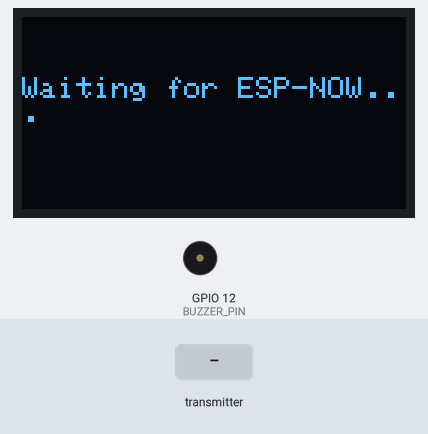
This sketch was run on a simulated ESP32. On the bench: 128×64 one-colour display, buzzer (waves = sounding, pin HIGH). The inputs (shaded band) are chosen by the test bench. What the sketch prints to the serial monitor is not drawn.

Above: at 1.2 s.
1.3 s: the transmitter starts sending motionTriggered = 1
At 2.1 s:
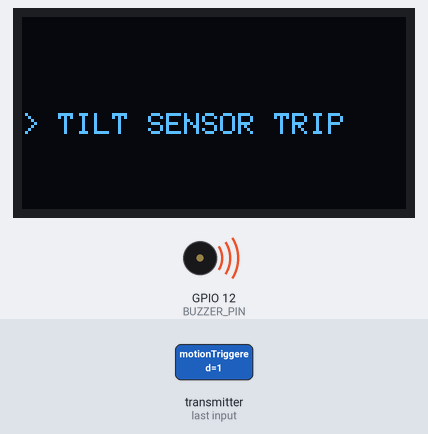
2.8 s: the transmitter starts sending soundTriggered = 1
At 3.2 s:
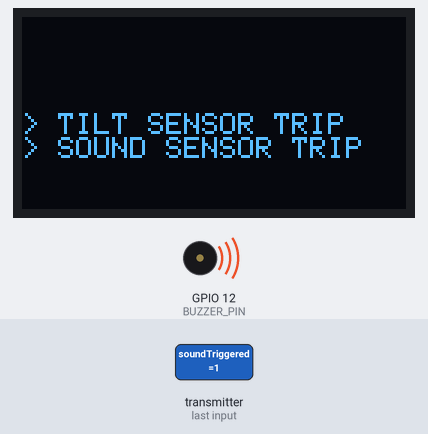
4.3 s: the transmitter starts sending motionTriggered = 0
At 5.5 s:
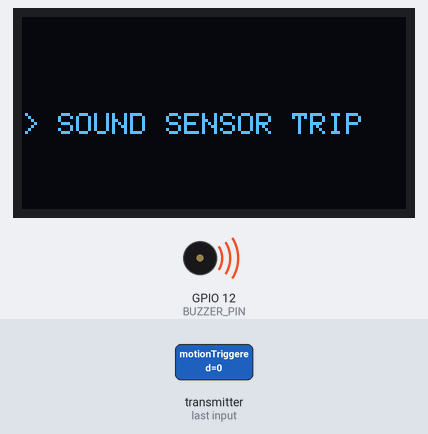
5.8 s: the transmitter starts sending soundTriggered = 0
At 6.7 s:
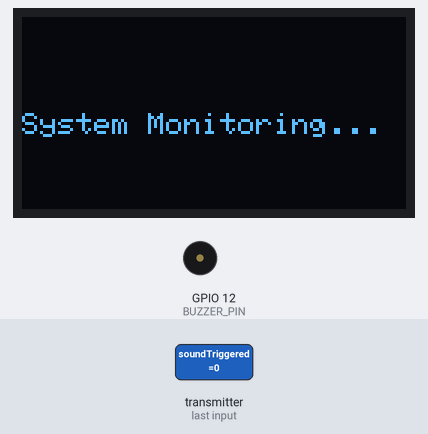
Timing chart, 0 to 8.3 s (numbered marks = the images above; inputs shaded):
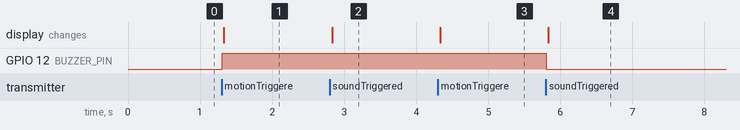

Measured:
- after the input at 1.3 s, GPIO 12 (BUZZER_PIN): LOW → HIGH at once; the display: changes at once (image 1)
- after the input at 2.8 s, the display: changes at once (image 2)
- after the input at 4.3 s, the display: changes at once (image 3)
- after the input at 5.8 s, GPIO 12 (BUZZER_PIN): HIGH → LOW at once; the display: changes at once (image 4)

The sketch:

WORKING_MAC_OUTPUT_EXCEPT_CAMERA.ino
```cpp
#include <esp_now.h>
#include <WiFi.h>
#include <esp_wifi.h>
#include <Wire.h>
#include <Adafruit_GFX.h>
#include <Adafruit_SSD1306.h>

#define BUZZER_PIN 12

//-------Configuration (I2C) ---
#define SCREEN_WIDTH 128
#define SCREEN_HEIGHT 64
#define OLED_RESET    -1
Adafruit_SSD1306 display(SCREEN_WIDTH, SCREEN_HEIGHT, &Wire, OLED_RESET);

// FIXED: Struct updated to exactly match the Transmitter side
typedef struct struct_message {
    bool motionTriggered;
    bool soundTriggered;
    bool isTriggered;
} struct_message;

struct_message incomingData;

void OnDataRecv(const esp_now_recv_info *info, const uint8_t *incomingDataPtr, int len) {
  memcpy(&incomingData, incomingDataPtr, sizeof(incomingData));

  Serial.println("\n--- ALERT RECEIVED FROM CAM ---");

  display.clearDisplay();
  display.setTextSize(2);
  display.setTextColor(SSD1306_WHITE);
  display.setCursor(10, 0);

  display.setTextSize(1);
  display.setCursor(0, 32);

  if (incomingData.motionTriggered || incomingData.soundTriggered) {
    digitalWrite(BUZZER_PIN, HIGH); // Sound the alarm physical hardware buzzer

    if (incomingData.motionTriggered) {
      display.println("> TILT SENSOR TRIP");
      Serial.println("Source: Tilt Sensor");
    }
    if (incomingData.soundTriggered) {
      display.println("> SOUND SENSOR TRIP");
      Serial.println("Source: Sound Sensor");
    }
  } else {
    digitalWrite(BUZZER_PIN, LOW);
    display.println("System Monitoring...");
  }

  display.display();
}

void setup() {
  Serial.begin(115200);

  pinMode(BUZZER_PIN, OUTPUT);
  digitalWrite(BUZZER_PIN, LOW);

  if(!display.begin(SSD1306_SWITCHCAPVCC, 0x3C)) {
    Serial.println("SSD1306 OLED allocation failed");
    for(;;);
  }

  // Splash screen message
  display.clearDisplay();
  display.setTextColor(SSD1306_WHITE);
  display.setCursor(0,20);
  display.println("Waiting for ESP-NOW...");
  display.display();

  WiFi.mode(WIFI_STA);
  esp_wifi_set_promiscuous(true);
  esp_wifi_set_channel(1, WIFI_SECOND_CHAN_NONE); // Force hardware to Channel 1
  esp_wifi_set_promiscuous(false);
  if (esp_now_init() != ESP_OK) {
    Serial.println("Error initializing ESP-NOW");
    return;
  }

  if (esp_now_init() != ESP_OK) {
    Serial.println("Error initializing ESP-NOW");
    return;
  }

  esp_now_register_recv_cb(OnDataRecv);
  Serial.println("Receiver ready and listening on Channel 1.");
}

void loop() {
  // Free loop execution for seamless background ESP-NOW callbacks
}
```
